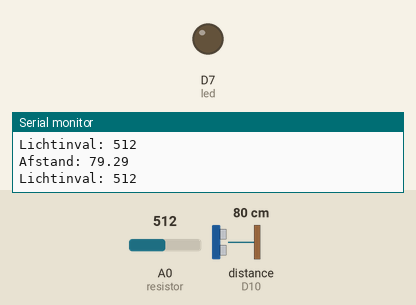
This sketch was run on a simulated Arduino Uno R4 WiFi. Shown: output pins drawn as LEDs (lit = HIGH), the last lines printed to the serial monitor. Wiring (inferred from the names in the program): ultrasonic range finder: trigger D9; echo D10. The test bench sets the inputs (shaded band); at power-on: distance to the obstacle (sensor on D10) 80 cm, A0 (resistor) = 512. The echo pulse lasts 58.3 µs per cm; WiFi joins after 1.5 s; servers stay silent unless stated; no MQTT or app messages arrive unless stated; pins used as bus, display or sensor lines are not drawn.

Above: at 2.7 s.
2.8 s: distance to the obstacle (sensor on D10) set to 23 cm
5.7 s: distance to the obstacle (sensor on D10) set to 18 cm
At 8.4 s:
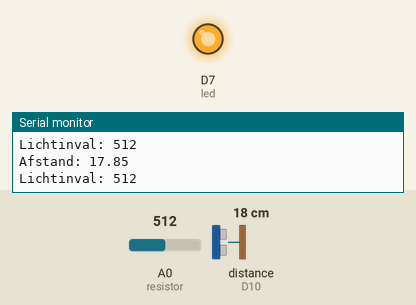
13.0 s: distance to the obstacle (sensor on D10) set to 35 cm
At 15.4 s:
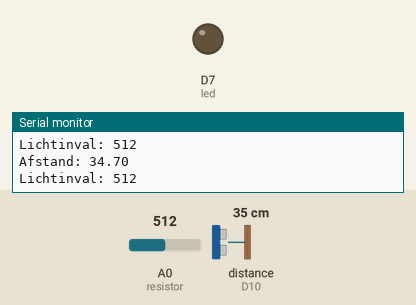
16.0 s: distance to the obstacle (sensor on D10) set to 2 cm
At 18.0 s:
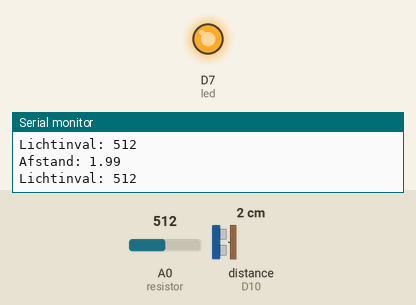
Timing chart, 0 to 19.5 s (numbered marks = the images above; inputs shaded):
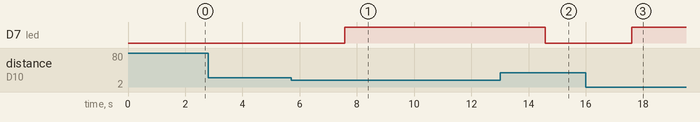

The sketch:

arduinoProject.ino
```cpp
#include <WiFiS3.h>
#include <ArduinoMqttClient.h>

char ssid[] = "IoTatelierF2144";  // WiFi-naam (SSID)
char pass[] = "IoTatelier";      // WiFi-wachtwoord
WiFiClient wifiClient;           // WiFi-clientobject
MqttClient mqttClient(wifiClient);  // MQTT-clientobject met WiFi-client als parameter
const char broker[] = "192.168.144.1";  // IP-adres van de MQTT-broker
const char topic[] = "PepijnRietdijk/LDR";  // MQTT-topic om te abonneren
const int port = 1883;  // MQTT-brokerpoort
const char publishTopic[] = "marrittijben/LDR";  // MQTT-topic om te publiceren

const int trigPin = 9;  // Pin voor het triggeren van de ultrasone sensor
const int echoPin = 10;  // Pin voor het ontvangen van ultrasone signalen
const int led = 7;  // Pin voor de LED
const int resistor = A0;  // Pin voor de lichtafhankelijke weerstand (LDR)

float duration;
float distance;

int value;

void setup() {
  pinMode(trigPin, OUTPUT);
  pinMode(echoPin, INPUT);
  pinMode(led, OUTPUT);
  pinMode(resistor, INPUT);
  Serial.begin(9600);  // Start seriële communicatie

  // Maak verbinding met het WiFi-netwerk
  while (WiFi.begin(ssid, pass) != WL_CONNECTED) {
    delay(5000);  // Wacht 5 seconden voordat opnieuw te proberen
  }

  bool MQTTconnected = false;
  // Maak verbinding met de MQTT-broker
  while (!MQTTconnected) {
    if (!mqttClient.connect(broker, port))  // Probeer verbinding te maken
      delay(1);  // Wacht een milliseconde voordat opnieuw te proberen
    else
      MQTTconnected = true;  // Als verbinding is gelukt, stel MQTTconnected in op true
  }

  mqttClient.onMessage(onMqttMessage);  // Wijs de callbackfunctie toe voor inkomende MQTT-berichten
  mqttClient.subscribe(topic);  // Abonneer op het opgegeven MQTT-topic
  Serial.println(topic);  // Laat het geabonneerde topic zien op de seriële monitor
}

void loop() {
  value = analogRead(resistor);  // Lees de waarde van de lichtafhankelijke weerstand (LDR)
  digitalWrite(trigPin, HIGH);  // Start de ultrasone meting
  delayMicroseconds(10);
  digitalWrite(trigPin, LOW);

  duration = pulseIn(echoPin, HIGH);  // Meet de duur van het ultrasone signaal
  distance = (duration * 0.034) / 2;  // Bereken de afstand op basis van de duur

  Serial.print("Afstand: ");
  Serial.println(distance);  // Toon de gemeten afstand op de seriële monitor
  Serial.print("Lichtinval: ");
  Serial.println(value);  // Toon de gemeten waarde van de LDR op de seriële monitor

  delay(1000);  // Wacht 1 seconde voordat opnieuw te meten en te publiceren via MQTT

  mqttClient.beginMessage("marrittijben/LDR");  // Begin een bericht voor het MQTT-topic
  mqttClient.print(value);  // Voeg de waarde van de LDR toe aan het bericht
  mqttClient.endMessage();  // Sluit het bericht af

  mqttClient.poll();  // Poll voor inkomende MQTT-berichten

  // Controleer of de afstand minder is dan 20 en de gemeten lichtwaarde minder dan 700
  if (distance < 20 && value < 700) {
    digitalWrite(led, HIGH);  // Schakel de LED in
    // delay(10000);  // Optioneel: wacht 10 seconden voordat iets anders te doen
  } else {
    digitalWrite(led, LOW);  // Schakel de LED uit
  }
}

// Callbackfunctie voor inkomende MQTT-berichten
void onMqttMessage(int messageSize) {
  while (mqttClient.available()) {
    Serial.print((char)mqttClient.read());  // Lees en toon het ontvangen bericht op de seriële monitor
  }
  Serial.println();
  Serial.println();
}
```

Measured:
- the behaviour switches between 21 and 20 cm on distance to the obstacle (sensor on D10) (found by bisection; images 0 and 1)
- after the input at 5.7 s, D7 (led): LOW → HIGH after 1.9 s
- after the input at 13.0 s, D7 (led): HIGH → LOW after 1.6 s
- after the input at 16.0 s, D7 (led): LOW → HIGH after 1.6 s
